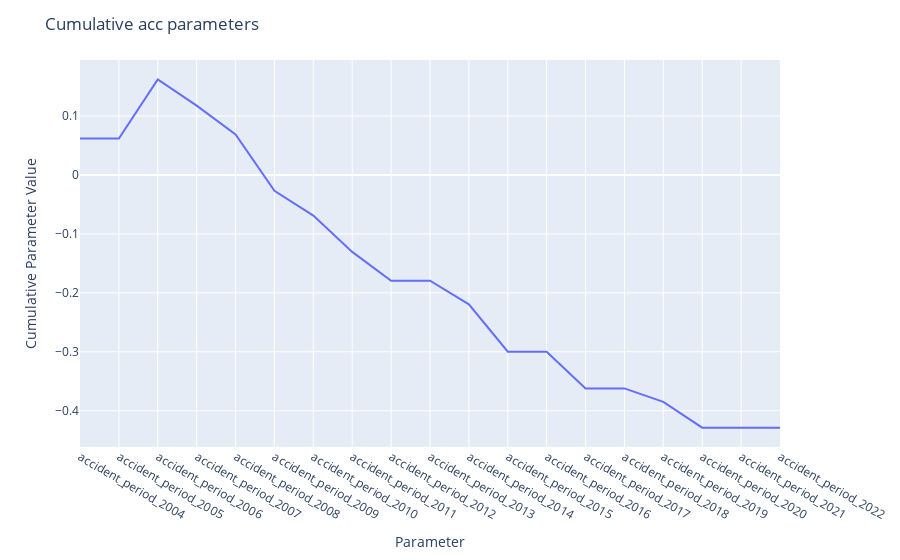

The notebook cell saved with this chart:
### Code cell
r.tweedie.PlotParameter('acc')

### Figure 1 — Plotly figure (JSON) as saved in the notebook; plotly's stock layout.template omitted (floating-point values rounded to 4 significant figures)
{"data": [{"customdata": [[0.06187], [0], [0.1003], [-0.04452], [-0.04906], [-0.0956], [-0.04188], [-0.06166], [-0.04898], [0], [-0.03989], [-0.08045], [0], [-0.0623], [0], [-0.02281], [-0.04376], [0], [0]], "hovertemplate": "parameter=%{x}<br>cumsum=%{y}<br>value=%{customdata[0]}<extra></extra>", "legendgroup": "", "line": {"color": "#636efa", "dash": "solid"}, "marker": {"symbol": "circle"}, "mode": "lines", "name": "", "orientation": "v", "showlegend": false, "type": "scatter", "x": ["accident_period_2004", "accident_period_2005", "accident_period_2006", "accident_period_2007", "accident_period_2008", "accident_period_2009", "accident_period_2010", "accident_period_2011", "accident_period_2012", "accident_period_2013", "accident_period_2014", "accident_period_2015", "accident_period_2016", "accident_period_2017", "accident_period_2018", "accident_period_2019", "accident_period_2020", "accident_period_2021", "accident_period_2022"], "xaxis": "x", "y": [0.06187, 0.06187, 0.1622, 0.1176, 0.06858, -0.02702, -0.0689, -0.1306, -0.1795, -0.1795, -0.2194, -0.2999, -0.2999, -0.3622, -0.3622, -0.385, -0.4287, -0.4287, -0.4287], "yaxis": "y"}], "layout": {"legend": {"tracegroupgap": 0}, "margin": {"t": 60}, "title": {"text": "Cumulative acc parameters"}, "xaxis": {"anchor": "y", "domain": [0, 1], "title": {"text": "Parameter"}}, "yaxis": {"anchor": "x", "domain": [0, 1], "title": {"text": "Cumulative Parameter Value"}}}}
